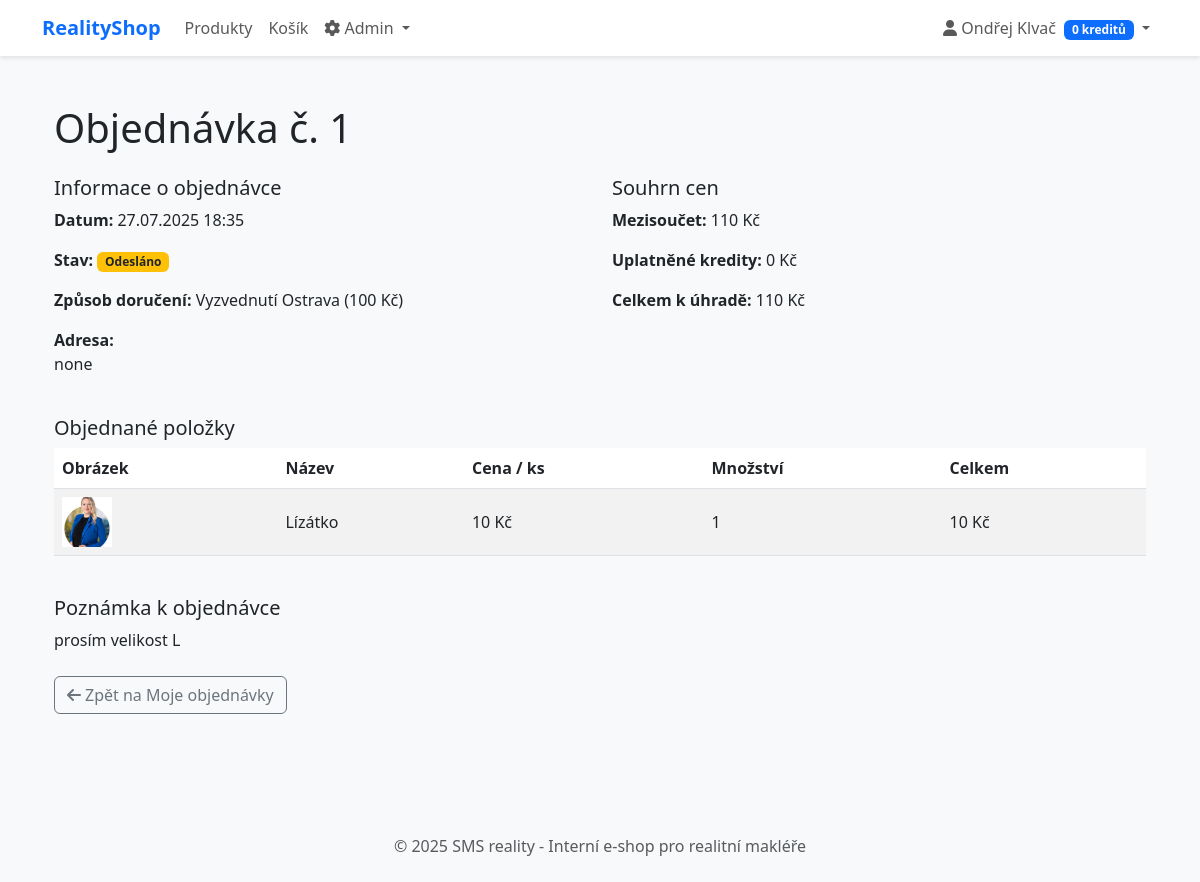
/order/1 (signed in), run on the app's committed database.
### models.py (models this page shows, shortened)
class User(db.Model, UserMixin):
    id              = db.Column(db.Integer, primary_key=True)
    first_name      = db.Column(db.String(100), nullable=False)
    last_name       = db.Column(db.String(100), nullable=False)
    email           = db.Column(db.String(100), unique=True, nullable=False)
    address         = db.Column(db.Text, nullable=True)
    password        = db.Column(db.String(200), nullable=True)
    credits         = db.Column(db.Integer, default=0)
    is_admin        = db.Column(db.Boolean, default=False)
    is_password_set = db.Column(db.Boolean, default=False)
    orders          = db.relationship('Order', backref='user', lazy=True)
    carts           = db.relationship('Cart', backref='user', lazy=True)

class Order(db.Model):
    id               = db.Column(db.Integer, primary_key=True)
    user_id          = db.Column(db.Integer, db.ForeignKey('user.id'), nullable=False)
    shipping_id      = db.Column(db.Integer, db.ForeignKey('shipping.id'), nullable=False)
    shipping_address = db.Column(db.String(200), nullable=True)
    total_price      = db.Column(db.Integer, nullable=False)  # Celková cena v Kč
    credits_used     = db.Column(db.Integer, default=0)
    final_price      = db.Column(db.Integer, nullable=False)  # Po odečtení kreditů
    created_at       = db.Column(db.DateTime, default=datetime.utcnow)
    is_completed     = db.Column(db.Boolean, default=False)
    status           = db.Column(db.String(20), nullable=False, default='new')
    note             = db.Column(db.Text, nullable=True)          # poznámka od uživatele
    admin_note       = db.Column(db.Text, nullable=True)          # interní poznámka
    items            = db.relationship('OrderItem', backref='order', lazy=True)

class Shipping(db.Model):
    __tablename__ = 'shipping'
    id          = db.Column(db.Integer, primary_key=True)
    name        = db.Column(db.String(100), nullable=False)
    price       = db.Column(db.Integer, nullable=False)      # Cena v Kč
    description = db.Column(db.String(200), nullable=True)   # Popis dopravy
    active      = db.Column(db.Boolean, default=True)        # Je aktivní?
    orders      = db.relationship('Order', backref='shipping', lazy=True)

class OrderItem(db.Model):
    id         = db.Column(db.Integer, primary_key=True)
    order_id   = db.Column(db.Integer, db.ForeignKey('order.id'), nullable=False)
    product_id = db.Column(db.Integer, db.ForeignKey('product.id'), nullable=False)
    quantity   = db.Column(db.Integer, nullable=False)
    price      = db.Column(db.Integer, nullable=False)  # Jednotková cena v době objednávky
    product    = relationship('Product', backref='order_items', lazy=True)

class Product(db.Model):
    id = db.Column(db.Integer, primary_key=True)
    name = db.Column(db.String(100), nullable=False)
    description = db.Column(db.Text, nullable=False)
    price = db.Column(db.Integer, nullable=False)
    image_filename = db.Column(db.String(200), nullable=True)
    is_active = db.Column(db.Boolean, default=True)
    @property
    def image_url(self):
        if self.image_filename:
            return url_for('static', filename='uploads/' + self.image_filename)
        return url_for('static', filename='img/no-image.png')  # Fallback obrázek

### app.py (the view)
@app.route('/order/<int:order_id>')
@login_required
def order_detail(order_id):
    order = Order.query.get_or_404(order_id)
    if order.user_id != current_user.id and not current_user.is_admin:
        abort(403)
    return render_template('order_detail.html', order=order)

### app.py (called while the page is built)
@login_manager.user_loader
def load_user(user_id):
    return User.query.get(int(user_id))

### templates/order_detail.html (shortened to what this page needs)
{% extends "base.html" %}
{% block content %}
<div class="container py-4">
  <h1 class="mb-4">Objednávka č. {{ order.id }}</h1>
  <div class="row mb-4">
    <div class="col-md-6">
      <h5>Informace o objednávce</h5>
      <p><strong>Datum:</strong> {{ order.created_at.strftime('%d.%m.%Y %H:%M') }}</p>
      <p><strong>Stav:</strong>
        {% if order.status == 'new' %}
          <span class="badge bg-info">Nová</span>
        {% elif order.status == 'processing' %}
          <span class="badge bg-primary">Zpracovává se</span>
        {% elif order.status == 'shipped' %}
          <span class="badge bg-warning text-dark">Odesláno</span>
        {% elif order.status == 'delivered' %}
          <span class="badge bg-success">Doručeno</span>
        {% elif order.status == 'cancelled' %}
          <span class="badge bg-danger">Zrušeno</span>
        {% endif %}
      </p>
      <p><strong>Způsob doručení:</strong> {{ order.shipping.name }} ({{ order.shipping.price }} Kč)</p>
      <p><strong>Adresa:</strong><br>{{ order.shipping_address|replace('\n','<br>')|safe }}</p>
    </div>
    <div class="col-md-6">
      <h5>Souhrn cen</h5>
      <p><strong>Mezisoučet:</strong> {{ order.total_price }} Kč</p>
      <p><strong>Uplatněné kredity:</strong> {{ order.credits_used or 0 }} Kč</p>
      <p><strong>Celkem k úhradě:</strong> {{ order.final_price }} Kč</p>
    </div>
  </div>
  <h5>Objednané položky</h5>
  <div class="table-responsive mb-4">
    <table class="table table-striped align-middle">
      <thead>
        <tr>
          <th>Obrázek</th>
          <th>Název</th>
          <th>Cena / ks</th>
          <th>Množství</th>
          <th>Celkem</th>
        </tr>
      </thead>
      <tbody>
        {% for item in order.items %}
        <tr>
          <td>
            <img src="{{ item.product.image_url }}"
                 alt="{{ item.product.name }}"
                 style="width:50px;height:50px;object-fit:cover;">
          </td>
          <td>{{ item.product.name }}</td>
          <td>{{ item.product.price }} Kč</td>
          <td>{{ item.quantity }}</td>
          <td>{{ item.product.price * item.quantity }} Kč</td>
        </tr>
        {% endfor %}
      </tbody>
    </table>
  </div>
  {% if order.note %}
  <div class="mb-4">
    <h5>Poznámka k objednávce</h5>
    <p>{{ order.note|replace('\n','<br>')|safe }}</p>
  </div>
  {% endif %}
  <a href="{{ url_for('orders') }}" class="btn btn-outline-secondary">
    <i class="fas fa-arrow-left me-1"></i>Zpět na Moje objednávky
  </a>
</div>
{% endblock %}

### templates/base.html (shortened to what this page needs)
<!DOCTYPE html>
<html lang="cs">
<head>
    <link href="https://cdn.jsdelivr.net/npm/bootstrap@5.3.0-alpha1/dist/css/bootstrap.min.css" rel="stylesheet">
    <link rel="stylesheet" href="https://cdnjs.cloudflare.com/ajax/libs/font-awesome/6.0.0/css/all.min.css">
</head>
<body>
    <nav class="navbar navbar-expand-lg navbar-light bg-white">
        <div class="container">
            <a class="navbar-brand fw-bold text-primary" href="{{ url_for('index') }}">RealityShop</a>
            <div class="collapse navbar-collapse" id="navbarNav">
                <ul class="navbar-nav me-auto">
                    <li class="nav-item">
                        <a class="nav-link" href="{{ url_for('index') }}">Produkty</a>
                    </li>
                    {% if current_user.is_authenticated %}
                        <li class="nav-item">
                            <a class="nav-link" href="{{ url_for('cart') }}">Košík</a>
                        </li>
                        {% if current_user.is_admin %}
                            <li class="nav-item dropdown">
                                <a class="nav-link dropdown-toggle" href="#" id="adminDropdown" role="button" data-bs-toggle="dropdown">
                                    <i class="fas fa-cog"></i> Admin
                                </a>
                            </li>
                        {% endif %}
                    {% endif %}
                </ul>
                <ul class="navbar-nav">
                    {% if current_user.is_authenticated %}
                        <li class="nav-item dropdown">
                            <a class="nav-link dropdown-toggle" href="#" id="userDropdown" role="button" data-bs-toggle="dropdown">
                                <i class="fas fa-user"></i> {{ current_user.first_name }} {{ current_user.last_name }}
                                <span class="badge bg-primary ms-1">{{ current_user.credits }} kreditů</span>
                             </a>
                        </li>
                    {% else %}
                        <li class="nav-item">
                            <a class="nav-link" href="{{ url_for('login') }}">Přihlásit se</a>
                        </li>
                    {% endif %}
                </ul>
            </div>
        </div>
    </nav>
    <div class="container py-4">
        {% block content %}{% endblock %}
    </div>
    <footer class="bg-light py-4 mt-5">
        <div class="container text-center">
            <p class="mb-0 text-muted">&copy; 2025 SMS reality - Interní e-shop pro realitní makléře</p>
        </div>
    </footer>
</body>
</html>

### templates/base.html (style rules this page uses)
body { font-family: 'Segoe UI', Tahoma, Geneva, Verdana, sans-serif; background-color: #f8f9fa; }
.navbar { box-shadow: 0 2px 4px rgba(0, 0, 0, 0.1); }

### data on the page
User: first_name "Ondřej", last_name "Klvač", credits "0"
Order: id "1", created_at "27.07.2025 18:35", shipping_address "none", total_price "110", credits_used "0", final_price "110", note "prosím velikost L"
Shipping: shipping.name "Vyzvednutí Ostrava", shipping.price "100"
OrderItem: product.image_url (picture), product.name "Lízátko", product.price "10", quantity "1", item.product.price*item.quantity "10"
